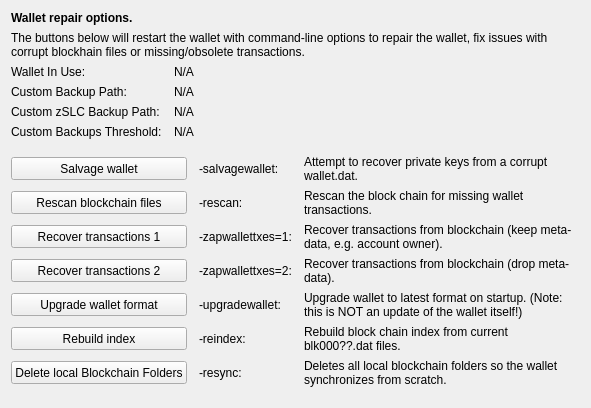
     <widget class="QWidget" name="tab_repair">
      <attribute name="title">
       <string>&amp;Wallet Repair</string>
      </attribute>
      <layout class="QGridLayout" name="gridLayout_4" columnstretch="0,0,0,0">
       <property name="horizontalSpacing">
        <number>12</number>
       </property>
       <item row="0" column="0" colspan="4">
        <widget class="QLabel" name="label_repair_header">
         <property name="font">
          <font>
           <weight>75</weight>
           <bold>true</bold>
          </font>
         </property>
         <property name="text">
          <string>Wallet repair options.</string>
         </property>
        </widget>
       </item>
       <item row="1" column="0" colspan="4">
        <widget class="QLabel" name="label_repair_helptext">
         <property name="font">
          <font>
           <weight>50</weight>
           <bold>false</bold>
          </font>
         </property>
         <property name="text">
          <string>The buttons below will restart the wallet with command-line options to repair the wallet, fix issues with corrupt blockhain files or missing/obsolete transactions.</string>
         </property>
         <property name="wordWrap">
          <bool>true</bool>
         </property>
        </widget>
       </item>
       <item row="2" column="0">
        <widget class="QLabel" name="wallet_path_label">
         <property name="text">
          <string>Wallet In Use:</string>
         </property>
        </widget>
       </item>
       <item row="2" column="1" colspan="3">
        <widget class="QLabel" name="wallet_path">
         <property name="cursor">
          <cursorShape>IBeamCursor</cursorShape>
         </property>
         <property name="text">
          <string>N/A</string>
         </property>
         <property name="textFormat">
          <enum>Qt::PlainText</enum>
         </property>
         <property name="textInteractionFlags">
          <set>Qt::LinksAccessibleByMouse|Qt::TextSelectableByKeyboard|Qt::TextSelectableByMouse</set>
         </property>
        </widget>
       </item>
       <item row="3" column="0">
        <widget class="QLabel" name="wallet_custombackuppath_label">
         <property name="text">
          <string>Custom Backup Path:</string>
         </property>
         <property name="visible">
          <bool>false</bool>
         </property>
        </widget>
       </item>
       <item row="3" column="1" colspan="3">
        <widget class="QLabel" name="wallet_custombackuppath">
         <property name="cursor">
          <cursorShape>IBeamCursor</cursorShape>
         </property>
         <property name="text">
          <string>N/A</string>
         </property>
         <property name="textFormat">
          <enum>Qt::PlainText</enum>
         </property>
         <property name="textInteractionFlags">
          <set>Qt::LinksAccessibleByMouse|Qt::TextSelectableByKeyboard|Qt::TextSelectableByMouse</set>
         </property>
         <property name="visible">
          <bool>false</bool>
         </property>
        </widget>
       </item>
       <item row="4" column="0">
        <widget class="QLabel" name="wallet_customzslcbackuppath_label">
         <property name="text">
          <string>Custom zSLC Backup Path:</string>
         </property>
         <property name="visible">
          <bool>false</bool>
         </property>
        </widget>
       </item>
       <item row="4" column="1" colspan="3">
        <widget class="QLabel" name="wallet_customzslcbackuppath">
         <property name="cursor">
          <cursorShape>IBeamCursor</cursorShape>
         </property>
         <property name="text">
          <string>N/A</string>
         </property>
         <property name="textFormat">
          <enum>Qt::PlainText</enum>
         </property>
         <property name="textInteractionFlags">
          <set>Qt::LinksAccessibleByMouse|Qt::TextSelectableByKeyboard|Qt::TextSelectableByMouse</set>
         </property>
         <property name="visible">
          <bool>false</bool>
         </property>
        </widget>
       </item>
       <item row="5" column="0">
        <widget class="QLabel" name="wallet_custombackupthreshold_label">
         <property name="text">
          <string>Custom Backups Threshold:</string>
         </property>
         <property name="visible">
          <bool>false</bool>
         </property>
        </widget>
       </item>
       <item row="5" column="1" colspan="3">
        <widget class="QLabel" name="wallet_custombackupthreshold">
         <property name="cursor">
          <cursorShape>IBeamCursor</cursorShape>
         </property>
         <property name="text">
          <string>N/A</string>
         </property>
         <property name="textFormat">
          <enum>Qt::PlainText</enum>
         </property>
         <property name="textInteractionFlags">
          <set>Qt::LinksAccessibleByMouse|Qt::TextSelectableByKeyboard|Qt::TextSelectableByMouse</set>
         </property>
         <property name="visible">
          <bool>false</bool>
         </property>
        </widget>
       </item>
       <item row="6" column="0">
        <spacer name="verticalSpacer_repair1">
         <property name="orientation">
          <enum>Qt::Vertical</enum>
         </property>
         <property name="sizeHint" stdset="0">
          <size>
           <width>10</width>
           <height>10</height>
          </size>
         </property>
        </spacer>
       </item>
       <item row="7" column="0" colspan="2">
        <widget class="QPushButton" name="btn_salvagewallet">
         <property name="minimumSize">
          <size>
           <width>100</width>
           <height>23</height>
          </size>
         </property>
         <property name="text">
          <string>Salvage wallet</string>
         </property>
        </widget>
       </item>
       <item row="7" column="2">
        <widget class="QLabel" name="label_repair_salvage_command">
         <property name="text">
          <string notr="true">-salvagewallet:</string>
         </property>
        </widget>
       </item>
       <item row="7" column="3">
        <widget class="QLabel" name="label_repair_salvage">
         <property name="text">
          <string>Attempt to recover private keys from a corrupt wallet.dat.</string>
         </property>
         <property name="wordWrap">
          <bool>true</bool>
         </property>
        </widget>
       </item>
       <item row="8" column="0" colspan="2">
        <widget class="QPushButton" name="btn_rescan">
         <property name="minimumSize">
          <size>
           <width>100</width>
           <height>23</height>
          </size>
         </property>
         <property name="text">
          <string>Rescan blockchain files</string>
         </property>
        </widget>
       </item>
       <item row="8" column="2">
        <widget class="QLabel" name="label_repair_rescan_command">
         <property name="text">
          <string notr="true">-rescan:</string>
         </property>
        </widget>
       </item>
       <item row="8" column="3">
        <widget class="QLabel" name="label_repair_rescan">
         <property name="text">
          <string>Rescan the block chain for missing wallet transactions.</string>
         </property>
         <property name="wordWrap">
          <bool>true</bool>
         </property>
        </widget>
       </item>
       <item row="9" column="0" colspan="2">
        <widget class="QPushButton" name="btn_zapwallettxes1">
         <property name="minimumSize">
          <size>
           <width>100</width>
           <height>23</height>
          </size>
         </property>
         <property name="text">
          <string>Recover transactions 1</string>
         </property>
        </widget>
       </item>
       <item row="9" column="2">
        <widget class="QLabel" name="label_repair_zap1_command">
         <property name="text">
          <string notr="true">-zapwallettxes=1:</string>
         </property>
        </widget>
       </item>
       <item row="9" column="3">
        <widget class="QLabel" name="label_repair_zap1">
         <property name="text">
          <string>Recover transactions from blockchain (keep meta-data, e.g. account owner).</string>
         </property>
         <property name="wordWrap">
          <bool>true</bool>
         </property>
        </widget>
       </item>
       <item row="10" column="0" colspan="2">
        <widget class="QPushButton" name="btn_zapwallettxes2">
         <property name="minimumSize">
          <size>
           <width>100</width>
           <height>23</height>
          </size>
         </property>
         <property name="text">
          <string>Recover transactions 2</string>
         </property>
        </widget>
       </item>
       <item row="10" column="2">
        <widget class="QLabel" name="label_repair_zap2_command">
         <property name="text">
          <string notr="true">-zapwallettxes=2:</string>
         </property>
        </widget>
       </item>
       <item row="10" column="3">
        <widget class="QLabel" name="label_repair_zap2">
         <property name="text">
          <string>Recover transactions from blockchain (drop meta-data).</string>
         </property>
         <property name="wordWrap">
          <bool>true</bool>
         </property>
        </widget>
       </item>
       <item row="11" column="0" colspan="2">
        <widget class="QPushButton" name="btn_upgradewallet">
         <property name="minimumSize">
          <size>
           <width>100</width>
           <height>23</height>
          </size>
         </property>
         <property name="text">
          <string>Upgrade wallet format</string>
         </property>
        </widget>
       </item>
       <item row="11" column="2">
        <widget class="QLabel" name="label_repair_upgrade_command">
         <property name="text">
          <string notr="true">-upgradewallet:</string>
         </property>
        </widget>
       </item>
       <item row="11" column="3">
        <widget class="QLabel" name="label_repair_upgrade">
         <property name="text">
          <string>Upgrade wallet to latest format on startup. (Note: this is NOT an update of the wallet itself!)</string>
         </property>
         <property name="wordWrap">
          <bool>true</bool>
         </property>
        </widget>
       </item>
       <item row="12" column="0" colspan="2">
        <widget class="QPushButton" name="btn_reindex">
         <property name="minimumSize">
          <size>
           <width>100</width>
           <height>23</height>
          </size>
         </property>
         <property name="text">
          <string>Rebuild index</string>
         </property>
        </widget>
       </item>
       <item row="12" column="2">
        <widget class="QLabel" name="label_repair_reindex_command">
         <property name="text">
          <string notr="true">-reindex:</string>
         </property>
        </widget>
       </item>
       <item row="12" column="3">
        <widget class="QLabel" name="label_repair_reindex">
         <property name="text">
          <string>Rebuild block chain index from current blk000??.dat files.</string>
         </property>
         <property name="wordWrap">
          <bool>true</bool>
         </property>
        </widget>
       </item>
       <item row="13" column="0" colspan="2">
        <widget class="QPushButton" name="btn_resync">
         <property name="minimumSize">
          <size>
           <width>100</width>
           <height>23</height>
          </size>
         </property>
         <property name="text">
          <string>Delete local Blockchain Folders</string>
         </property>
        </widget>
       </item>
       <item row="13" column="2">
        <widget class="QLabel" name="label_repair_resync_command">
         <property name="text">
          <string>-resync:</string>
         </property>
        </widget>
       </item>
       <item row="13" column="3">
        <widget class="QLabel" name="label_repair_resync">
         <property name="text">
          <string>Deletes all local blockchain folders so the wallet synchronizes from scratch.</string>
         </property>
         <property name="wordWrap">
          <bool>true</bool>
         </property>
        </widget>
       </item>
       <item row="14" column="0">
        <spacer name="verticalSpacer_repair2">
         <property name="orientation">
          <enum>Qt::Vertical</enum>
         </property>
         <property name="sizeHint" stdset="0">
          <size>
           <width>20</width>
           <height>10</height>
          </size>
         </property>
        </spacer>
       </item>
      </layout>
     </widget>
